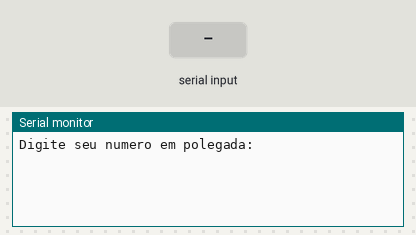
This sketch was run on a simulated Arduino Uno, built with avr-gcc and run on an emulated ATmega328P. On the bench: the last lines printed to the serial monitor. The test bench sets the inputs (shaded band).

Above: at 1.2 s.
1.3 s: "90,45\n" received over Serial
At 2.2 s:
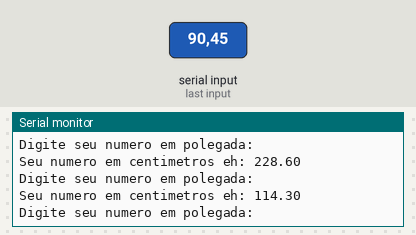
2.8 s: "30,150\n" received over Serial
At 4.4 s:
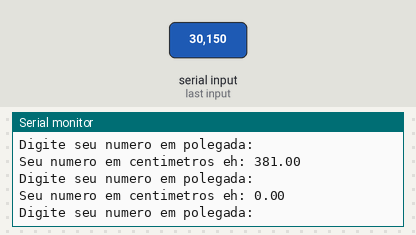
Timing chart, 0 to 5.9 s (numbered marks = the images above; inputs shaded):
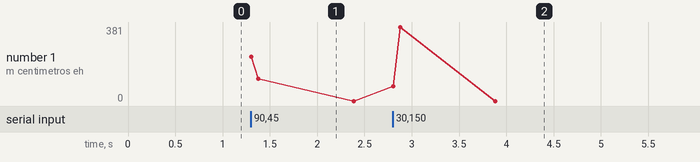

Measured:
- after the input at 1.3 s, the serial monitor: prints a new line at once (image 1)
- after the input at 2.8 s, the serial monitor: prints a new line at once (image 2)

The sketch:

lpmb_ex061.ino
```cpp
//Faça um programa que receba a medida em polegadas e exiba
//esse número em centímetros.


//Váriaveis

float centimetro = 0;
float polegada = 0;

void setup()
{
 Serial.begin(9600);
}

void loop()
{
 //entrada
  Serial.println("Digite seu numero em polegada:");
  while( !Serial.available() );
  polegada = Serial.parseInt();


 //processamento

  centimetro = polegada * 2.54;

 //saída

  Serial.println("Seu numero em centimetros eh: " + String(centimetro));
  Serial.println();
}
```
